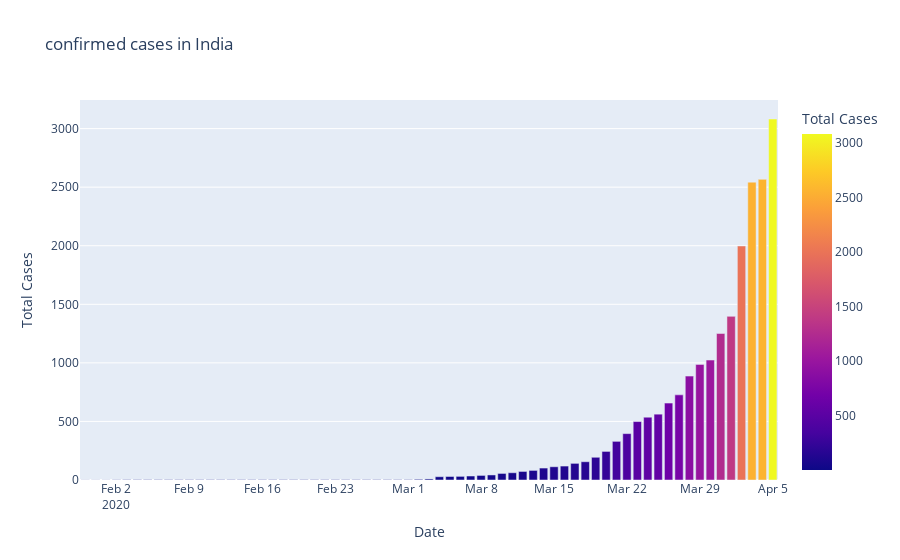

The notebook cell this image was saved under:
### Code cell
fig=plt.figure(figsize=(10,5),dpi=200)
axes=fig.add_axes([0.1,0.1,0.8,0.8])
axes.bar(dbd_India["Date"],dbd_India["Total Cases"],color='blue')
axes.set_xlabel("Date")
axes.set_ylabel("Total cases")
axes.set_title("confirmed cases in India")
plt.show()

fig=px.bar(dbd_India,x='Date',y='Total Cases',color='Total Cases',title="confirmed cases in India")
fig.show()

### Figure 1 — Plotly figure (JSON) as saved in the notebook; plotly's stock layout.template omitted (floating-point values rounded to 4 significant figures)
{"data": [{"alignmentgroup": "True", "hoverlabel": {"namelength": 0}, "hovertemplate": "Date=%{x}<br>Total Cases=%{marker.color}", "legendgroup": "", "marker": {"color": [1, 1, 1, 2, 3, 3, 3, 3, 3, 3, 3, 3, 3, 3, 3, 3, 3, 3, 3, 3, 3, 3, 3, 3, 3, 3, 3, 3, 3, 3, 3, 3, 6, 9, 28, 30, 31, 34, 39, 43, 56, 62, 73, 82, 102, 113, 119, 142, 156, 194, 244, 330, 396, 499, 536, 562, 657, 727, 887, 987, 1024, 1251, 1397, 1998, 2543, 2567, 3082], "coloraxis": "coloraxis"}, "name": "", "offsetgroup": "", "orientation": "v", "showlegend": false, "textposition": "auto", "type": "bar", "x": ["2020-01-30T00:00:00", "2020-01-31T00:00:00", "2020-02-01T00:00:00", "2020-02-02T00:00:00", "2020-02-03T00:00:00", "2020-02-04T00:00:00", "2020-02-05T00:00:00", "2020-02-06T00:00:00", "2020-02-07T00:00:00", "2020-02-08T00:00:00", "2020-02-09T00:00:00", "2020-02-10T00:00:00", "2020-02-11T00:00:00", "2020-02-12T00:00:00", "2020-02-13T00:00:00", "2020-02-14T00:00:00", "2020-02-15T00:00:00", "2020-02-16T00:00:00", "2020-02-17T00:00:00", "2020-02-18T00:00:00", "2020-02-19T00:00:00", "2020-02-20T00:00:00", "2020-02-21T00:00:00", "2020-02-22T00:00:00", "2020-02-23T00:00:00", "2020-02-24T00:00:00", "2020-02-25T00:00:00", "2020-02-26T00:00:00", "2020-02-27T00:00:00", "2020-02-28T00:00:00", "2020-02-29T00:00:00", "2020-03-01T00:00:00", "2020-03-02T00:00:00", "2020-03-03T00:00:00", "2020-03-04T00:00:00", "2020-03-05T00:00:00", "2020-03-06T00:00:00", "2020-03-07T00:00:00", "2020-03-08T00:00:00", "2020-03-09T00:00:00", "2020-03-10T00:00:00", "2020-03-11T00:00:00", "2020-03-12T00:00:00", "2020-03-13T00:00:00", "2020-03-14T00:00:00", "2020-03-15T00:00:00", "2020-03-16T00:00:00", "2020-03-17T00:00:00", "2020-03-18T00:00:00", "2020-03-19T00:00:00", "2020-03-20T00:00:00", "2020-03-21T00:00:00", "2020-03-22T00:00:00", "2020-03-23T00:00:00", "2020-03-24T00:00:00", "2020-03-25T00:00:00", "2020-03-26T00:00:00", "2020-03-27T00:00:00", "2020-03-28T00:00:00", "2020-03-29T00:00:00", "2020-03-30T00:00:00", "2020-03-31T00:00:00", "2020-04-01T00:00:00", "2020-04-02T00:00:00", "2020-04-03T00:00:00", "2020-04-04T00:00:00", "2020-04-05T00:00:00"], "xaxis": "x", "y": [1, 1, 1, 2, 3, 3, 3, 3, 3, 3, 3, 3, 3, 3, 3, 3, 3, 3, 3, 3, 3, 3, 3, 3, 3, 3, 3, 3, 3, 3, 3, 3, 6, 9, 28, 30, 31, 34, 39, 43, 56, 62, 73, 82, 102, 113, 119, 142, 156, 194, 244, 330, 396, 499, 536, 562, 657, 727, 887, 987, 1024, 1251, 1397, 1998, 2543, 2567, 3082], "yaxis": "y"}], "layout": {"barmode": "relative", "coloraxis": {"colorbar": {"title": {"text": "Total Cases"}}, "colorscale": [[0, "#0d0887"], [0.1111, "#46039f"], [0.2222, "#7201a8"], [0.3333, "#9c179e"], [0.4444, "#bd3786"], [0.5556, "#d8576b"], [0.6667, "#ed7953"], [0.7778, "#fb9f3a"], [0.8889, "#fdca26"], [1, "#f0f921"]]}, "legend": {"tracegroupgap": 0}, "title": {"text": "confirmed cases in India"}, "xaxis": {"anchor": "y", "domain": [0, 1], "title": {"text": "Date"}}, "yaxis": {"anchor": "x", "domain": [0, 1], "title": {"text": "Total Cases"}}}}
